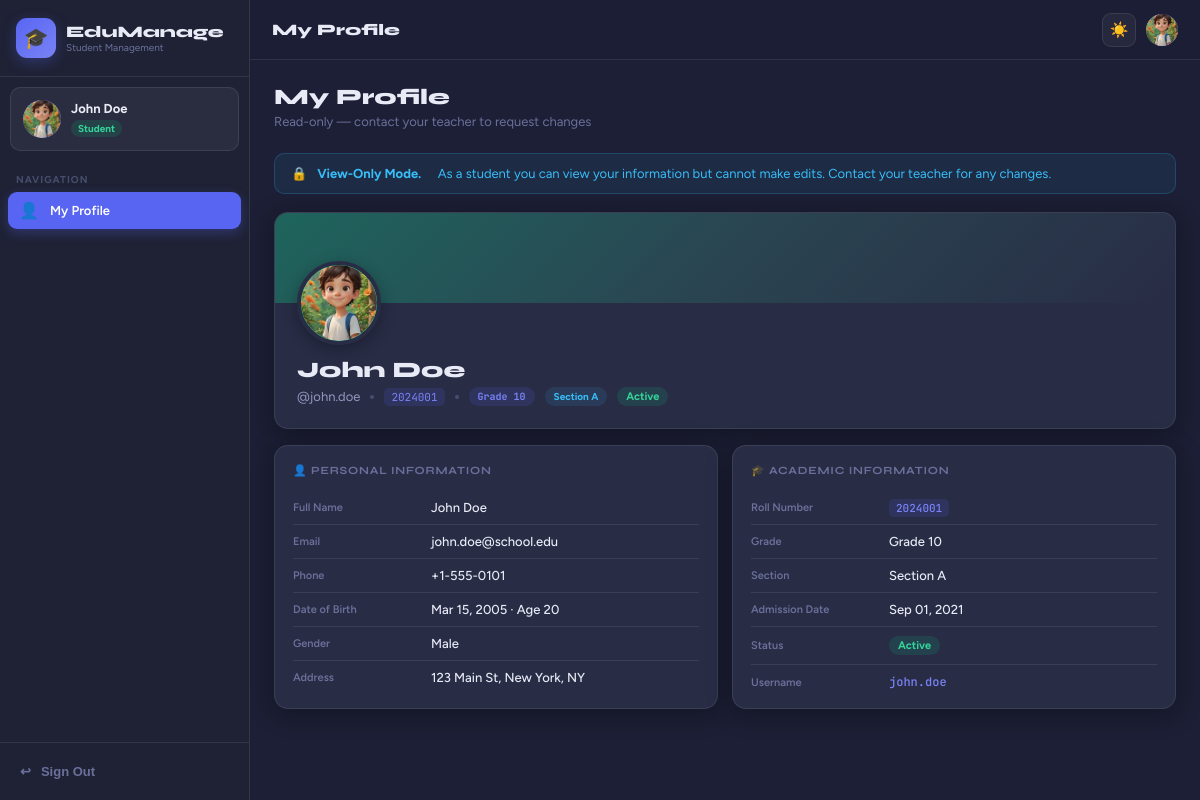
Page /students/profile/ (signed in) on the committed database.
### students/models.py (models this page shows, shortened)
class Student(models.Model):
    GENDER_CHOICES  = [('M','Male'),('F','Female'),('O','Other')]
    GRADE_CHOICES   = [
        ('1','Grade 1'),('2','Grade 2'),('3','Grade 3'),('4','Grade 4'),
        ('5','Grade 5'),('6','Grade 6'),('7','Grade 7'),('8','Grade 8'),
        ('9','Grade 9'),('10','Grade 10'),('11','Grade 11'),('12','Grade 12'),
        ('UG1','UG Year 1'),('UG2','UG Year 2'),('PG','Post Graduate'),
    ]
    SECTION_CHOICES = [('A','A'),('B','B'),('C','C'),('D','D'),('E','E')]
    STATUS_CHOICES  = [('active','Active'),('inactive','Inactive')]
    user           = models.OneToOneField(User, on_delete=models.CASCADE, related_name='student')
    full_name      = models.CharField(max_length=150)
    email          = models.EmailField(unique=True)
    phone          = models.CharField(max_length=20, blank=True)
    date_of_birth  = models.DateField(null=True, blank=True)
    gender         = models.CharField(max_length=1, choices=GENDER_CHOICES, blank=True)
    address        = models.TextField(blank=True)
    grade          = models.CharField(max_length=4, choices=GRADE_CHOICES)
    section        = models.CharField(max_length=1, choices=SECTION_CHOICES, default='A')
    roll_number    = models.CharField(max_length=20, unique=True)
    admission_date = models.DateField(null=True, blank=True)
    status         = models.CharField(max_length=10, choices=STATUS_CHOICES, default='active')
    profile_pic    = models.ImageField(upload_to='profile_pics/', null=True, blank=True)
    created_at     = models.DateTimeField(auto_now_add=True)
    updated_at     = models.DateTimeField(auto_now=True)
    class Meta:
        ordering = ['-created_at']
    @property
    def age(self):
        if not self.date_of_birth:
            return None
        today = date.today()
        b = self.date_of_birth
        return today.year - b.year - ((today.month, today.day) < (b.month, b.day))
    @property
    def grade_display(self):
        return dict(self.GRADE_CHOICES).get(self.grade, self.grade)

### students/views.py (the view)
# urls.py: path('profile/',         views.student_profile, name='student_profile'),
@student_required
def student_profile(request):
    try:
        student = request.user.student
    except Student.DoesNotExist:
        messages.error(request, 'Profile not found. Contact your administrator.')
        return redirect('login')
    return render(request, 'students/student_profile.html', {'student': student})

### students/context_processors.py (called while the page is built)
def theme_processor(request):
    return {'current_theme': request.COOKIES.get('theme', 'dark')}

### students/templates/students/student_profile.html (shortened to what this page needs)
{% extends 'base.html' %}
{% block page_title %}My Profile{% endblock %}
{% block content %}
<div class="page-hdr">
  <div>
    <div class="page-title">My Profile</div>
    <div class="page-sub">Read-only — contact your teacher to request changes</div>
  </div>
</div>
<div class="readonly-banner">
  🔒 <strong>View-Only Mode.</strong>&nbsp; As a student you can view your information but cannot make edits. Contact your teacher for any changes.
</div>
<div class="profile-hero">
  <div class="profile-banner" style="background:linear-gradient(135deg,rgba(16,185,129,.4),rgba(52,211,153,.15),transparent)"></div>
  <div class="profile-body">
    <div class="profile-av-wrap">
      <div class="profile-av" style="background:linear-gradient(135deg,#10b981,#34d399)">
        {% if student.profile_pic %}
          <img src="{{ student.profile_pic.url }}" alt="{{ student.full_name }}">
        {% else %}
          {{ student.full_name|slice:":1"|upper }}
        {% endif %}
      </div>
    </div>
    <div class="profile-name">{{ student.full_name }}</div>
    <div class="profile-meta">
      <span>@{{ student.user.username }}</span>
      <span class="dot"></span>
      <span class="roll-tag">{{ student.roll_number }}</span>
      <span class="dot"></span>
      <span class="badge badge-grade">Grade {{ student.grade }}</span>
      <span class="badge badge-section">Section {{ student.section }}</span>
      <span class="badge badge-{{ student.status }}">{{ student.get_status_display }}</span>
    </div>
  </div>
</div>
<div class="info-grid">
  <div class="info-panel">
    <div class="info-panel-title">👤 Personal Information</div>
    <div class="info-row"><div class="info-label">Full Name</div><div class="info-val">{{ student.full_name }}</div></div>
    <div class="info-row"><div class="info-label">Email</div><div class="info-val">{{ student.email }}</div></div>
    <div class="info-row"><div class="info-label">Phone</div><div class="info-val">{{ student.phone|default:"—" }}</div></div>
    <div class="info-row"><div class="info-label">Date of Birth</div>
      <div class="info-val">{{ student.date_of_birth|date:"M d, Y"|default:"—" }}{% if student.age %} · Age {{ student.age }}{% endif %}</div></div>
    <div class="info-row"><div class="info-label">Gender</div><div class="info-val">{{ student.get_gender_display|default:"—" }}</div></div>
    <div class="info-row"><div class="info-label">Address</div><div class="info-val">{{ student.address|default:"—" }}</div></div>
  </div>
  <div class="info-panel">
    <div class="info-panel-title">🎓 Academic Information</div>
    <div class="info-row"><div class="info-label">Roll Number</div><div class="info-val"><span class="roll-tag">{{ student.roll_number }}</span></div></div>
    <div class="info-row"><div class="info-label">Grade</div><div class="info-val">{{ student.grade_display }}</div></div>
    <div class="info-row"><div class="info-label">Section</div><div class="info-val">Section {{ student.section }}</div></div>
    <div class="info-row"><div class="info-label">Admission Date</div><div class="info-val">{{ student.admission_date|date:"M d, Y"|default:"—" }}</div></div>
    <div class="info-row"><div class="info-label">Status</div><div class="info-val"><span class="badge badge-{{ student.status }}">{{ student.get_status_display }}</span></div></div>
    <div class="info-row"><div class="info-label">Username</div>
      <div class="info-val" style="font-family:'JetBrains Mono',monospace;font-size:12px;color:var(--indigo-l)">{{ student.user.username }}</div></div>
  </div>
</div>
{% endblock %}

### templates/base.html (shortened to what this page needs)
<!DOCTYPE html>
<html lang="en" data-theme="{{ current_theme|default:'dark' }}">
<head>
{% load static %}
<link rel="stylesheet" href="{% static 'css/main.css' %}">
</head>
<body>
{% if user.is_authenticated %}
<div class="app-layout">
  <aside class="sidebar" id="sidebar">
    <div class="sb-head">
      <div class="sb-logo">🎓</div>
      <div>
        <div class="sb-brand-name">EduManage</div>
        <div class="sb-brand-sub">Student Management</div>
      </div>
    </div>
    <div class="sb-profile">
      <div class="sb-avatar">
        {% if not user.is_staff %}
          {% if user.student.profile_pic %}
            <img src="{{ user.student.profile_pic.url }}" alt="photo">
          {% else %}
            {{ user.student.full_name|slice:":1"|upper }}
          {% endif %}
        {% else %}
          {{ user.get_full_name|slice:":1"|upper|default:user.username|slice:":1"|upper }}
        {% endif %}
      </div>
      <div>
        <div class="sb-uname">
          {% if user.is_staff %}{{ user.get_full_name|default:user.username }}
          {% else %}{{ user.student.full_name|default:user.username }}{% endif %}
        </div>
        {% if user.is_staff %}
          <span class="sb-role sb-role-admin">Admin</span>
        {% else %}
          <span class="sb-role sb-role-student">Student</span>
        {% endif %}
      </div>
    </div>
    <div class="sb-section">Navigation</div>
    {% if user.is_staff %}
      <a href="{% url 'admin_dashboard' %}" class="sb-link {% if request.resolver_match.url_name == 'admin_dashboard' %}active{% endif %}">
        <span class="icon">⊞</span> Dashboard
      </a>
      <a href="{% url 'student_list' %}" class="sb-link {% if request.resolver_match.url_name in 'student_list,student_detail,student_edit' %}active{% endif %}">
        <span class="icon">👥</span> All Students
      </a>
      <a href="{% url 'student_add' %}" class="sb-link {% if request.resolver_match.url_name == 'student_add' %}active{% endif %}">
        <span class="icon">➕</span> Add Student
      </a>
    {% else %}
      <a href="{% url 'student_profile' %}" class="sb-link {% if request.resolver_match.url_name == 'student_profile' %}active{% endif %}">
        <span class="icon">👤</span> My Profile
      </a>
    {% endif %}
    <div class="sb-footer">
      <form method="post" action="{% url 'logout' %}" style="margin:0">
        <button type="submit" class="sb-logout">
          <span>↩</span> Sign Out
        </button>
      </form>
    </div>
  </aside>
  <div class="main-wrap">
    <div class="topbar">
      <div class="topbar-title">{% block page_title %}Dashboard{% endblock %}</div>
      <div class="topbar-actions">
        <button class="tb-btn" id="themeToggle" onclick="toggleTheme()" title="Toggle theme">☀️</button>
        <div class="tb-av">
          {% if not user.is_staff and user.student.profile_pic %}
            <img src="{{ user.student.profile_pic.url }}" alt="avatar">
          {% else %}
            {% if user.is_staff %}{{ user.get_full_name|slice:":1"|upper|default:user.username|slice:":1"|upper }}
            {% else %}{{ user.student.full_name|slice:":1"|upper|default:user.username|slice:":1"|upper }}{% endif %}
          {% endif %}
        </div>
      </div>
    </div>
    <div class="page-body">
      {% block content %}{% endblock %}
    </div>
  </div>
</div>
{% else %}
{% block auth_content %}{% endblock %}
{% endif %}
</body>
</html>

### rows in the picture
Student: profile_pic (picture), full_name "John Doe", user.username "john.doe", roll_number "2024001", grade "10", section "A", status "Active", email "john.doe@school.edu", phone "+1-555-0101", date_of_birth "Mar 15, 2005", age "20", gender "Male", address "123 Main St, New York, NY", grade_display "Grade 10", admission_date "Sep 01, 2021"

### other values in the picture
{{ user.student.full_name|default:user.username }} "John Doe"
